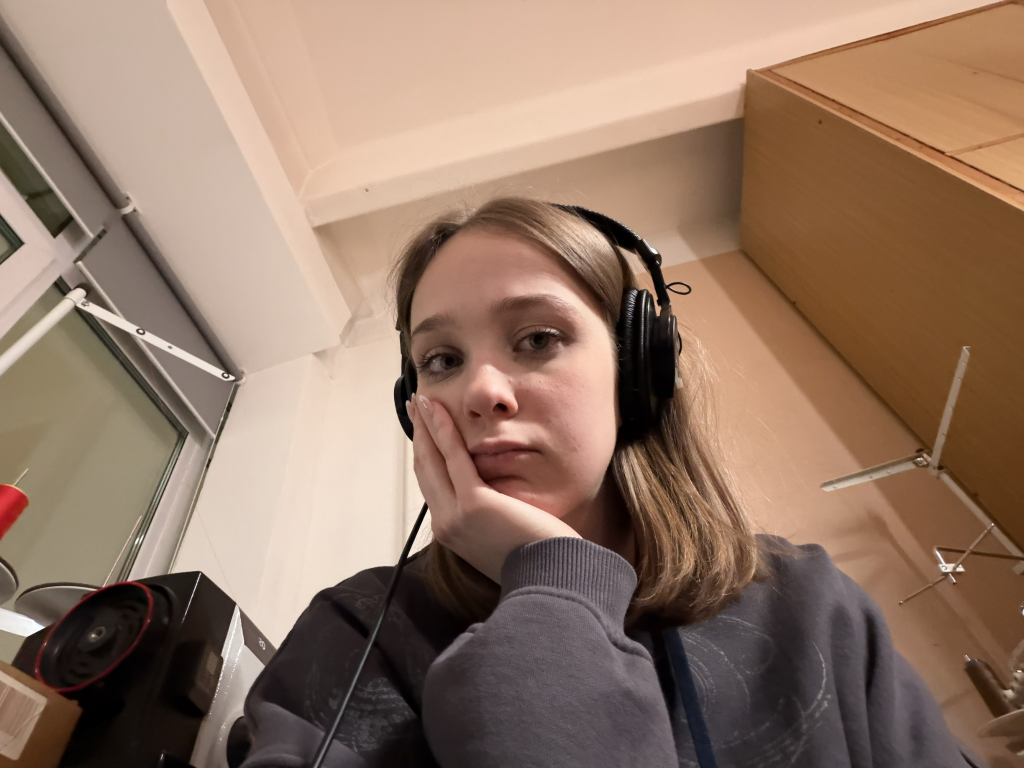
#> input picture assets-source/photos/about-headphones.jpeg, 2048 x 1536 px (shown at 1/2 size)
$ python prepare-camera.py ../assets-source/photos/about-headphones.jpeg out.png
#> lines starting #> are read from the running program, lines starting #| are printed output that depends on the picture
#> in main, img is the input picture: PIL image 2048x1536 RGB; mean R, G, B 145.7, 118.9, 101.4
#!/usr/bin/env python3
"""
Подготовка камеры для титульника: вырезание фона + fish eye 0.5×.

Фон снимается заливкой от краёв, а не порогом по яркости: на корпусе есть
белые надписи («α», «Cinema Line», REC) и светлые блики — глобальный порог
выел бы их вместе с фоном.

Дисторсия считается обратным отображением: для каждого пикселя результата
ищем источник в оригинале. Прямое отображение оставляет дыры.
"""
from PIL import Image, ImageFilter
from collections import deque
import sys, os

STRENGTH = 0.14   # сила бочки; 0.38 раздувало центр так, что камера не читалась целиком
TOL = 26          # допуск заливки по яркости


def cut_background(img):
    """Заливка от краёв: убираем только фон, связный с рамкой кадра."""
    img = img.convert("RGBA")
#> img: PIL image 1500x1125 RGBA
    w, h = img.size
    px = img.load()
    seen = bytearray(w * h)
    q = deque()

    def light(x, y):
        r, g, b, _ = px[x, y]
        return r > 255 - TOL and g > 255 - TOL and b > 255 - TOL

    for x in range(w):
        for y in (0, h - 1):
            if light(x, y) and not seen[y * w + x]:
                seen[y * w + x] = 1; q.append((x, y))
#> this loop made 1500 passes
    for y in range(h):
        for x in (0, w - 1):
            if light(x, y) and not seen[y * w + x]:
                seen[y * w + x] = 1; q.append((x, y))
#> this loop made 1125 passes

    while q:
        x, y = q.popleft()
        px[x, y] = (255, 255, 255, 0)
        for nx, ny in ((x+1, y), (x-1, y), (x, y+1), (x, y-1)):
            if 0 <= nx < w and 0 <= ny < h and not seen[ny * w + nx] and light(nx, ny):
                seen[ny * w + nx] = 1
                q.append((nx, ny))
#> this loop made 3 passes
    return img


def trim(img):
    box = img.split()[3].getbbox()
    return img.crop(box) if box else img


def barrel(img, strength=STRENGTH):
    """Бочка: центр выпирает, края заваливаются — как на 0.5×."""
    w, h = img.size
    src = img.load()
    out = Image.new("RGBA", (w, h), (0, 0, 0, 0))
    dst = out.load()
    cx, cy = w / 2, h / 2
    norm = min(cx, cy)
    for y in range(h):
        dy = (y - cy) / norm
        for x in range(w):
            dx = (x - cx) / norm
            k = 1 / (1 + strength * (dx * dx + dy * dy))
            sx, sy = int(cx + dx * norm * k), int(cy + dy * norm * k)
            if 0 <= sx < w and 0 <= sy < h:
                dst[x, y] = src[sx, sy]
    return out


def main():
    src = sys.argv[1]
    out = sys.argv[2] if len(sys.argv) > 2 else "public/media/camera.webp"
    img = Image.open(src)
    img.thumbnail((1500, 1500), Image.LANCZOS)
    img = trim(cut_background(img))
    # Поле вокруг: бочка тянет пиксели к центру, без запаса края обрежутся.
    pad = Image.new("RGBA", (int(img.width * 1.35), int(img.height * 1.35)), (0, 0, 0, 0))
#> pad: PIL image 2025x1518 RGBA; every value is 0
    pad.paste(img, ((pad.width - img.width) // 2, (pad.height - img.height) // 2))
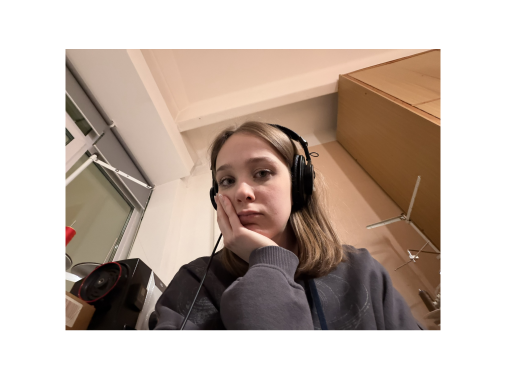
#> pad: PIL image 2025x1518 RGBA (shown at 1/4 size); mean R, G, B, A 80, 65.3, 55.7, 140; transparent parts drawn white
    img = trim(barrel(pad))
#> in trim (call 2), `return img.crop(box) if box else img`:
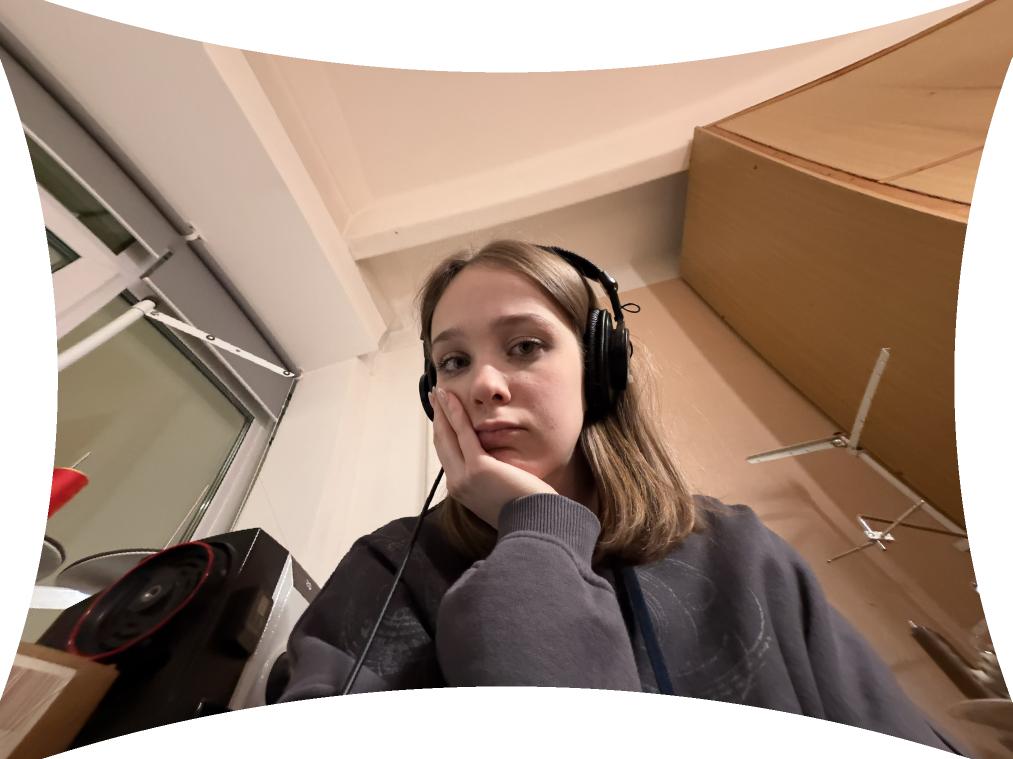
#> returned value: PIL image 2025x1518 RGBA (shown at 1/2 size); mean R, G, B, A 116.8, 95, 80.3, 208.5; transparent parts drawn white
    img = img.filter(ImageFilter.SMOOTH)
#> img: PIL image 2025x1518 RGBA
    img.thumbnail((1200, 1200), Image.LANCZOS)
#> img: PIL image 1200x900 RGBA
    os.makedirs(os.path.dirname(out), exist_ok=True)
    # WebP с альфой: PNG-фото с прозрачностью весит мегабайты, для титульника
    # это неприемлемо, а WebP держат все актуальные браузеры.
    img.save(out, quality=86, method=6)
    print(f"{out}: {img.size[0]}x{img.size[1]}, {os.path.getsize(out) // 1024} КБ")
#| out.png: 1200x900, 965 КБ


if __name__ == "__main__":
    main()

$ run again, on assets-source/photos/reserve-interview-studio.jpeg
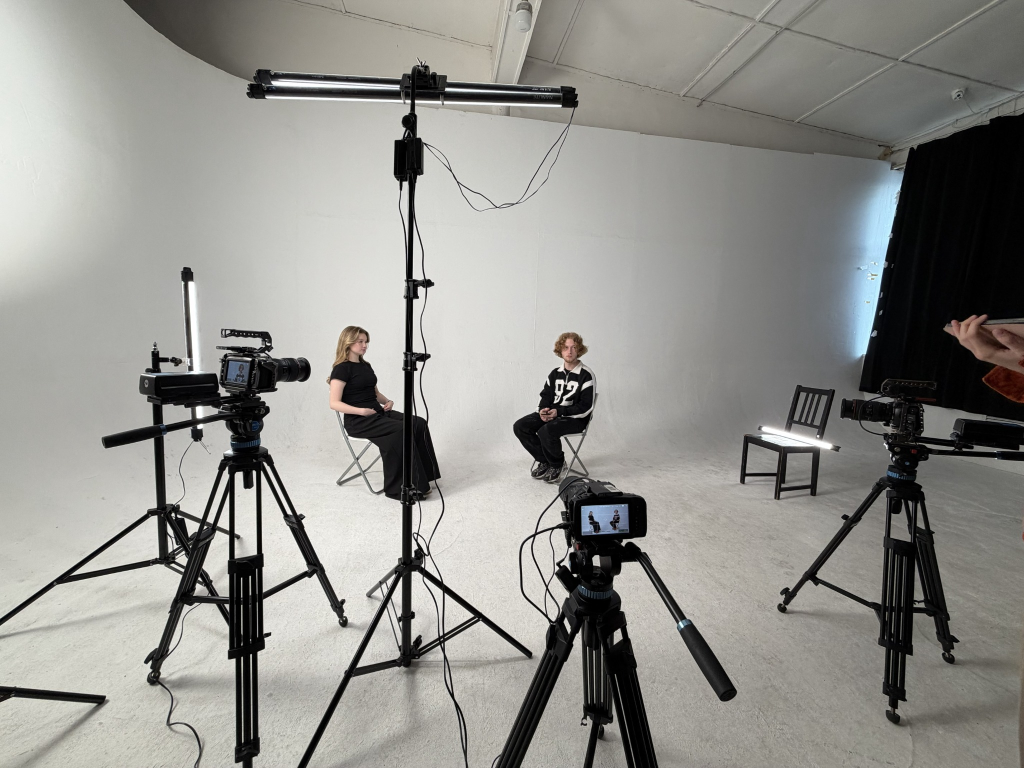
#> input picture assets-source/photos/reserve-interview-studio.jpeg, 2048 x 1536 px (shown at 1/2 size)
#> in main, img is the input picture: PIL image 2048x1536 RGB; mean R, G, B 144.6, 143.9, 139.4
#> the loop in cut_background, `for x in range(w):` made 1500 passes
#> the loop in cut_background, `for y in range(h):` made 1125 passes
#> in main, `pad.paste(img, ((pad.width - img.width) // 2, (pad.height - img.height..`:
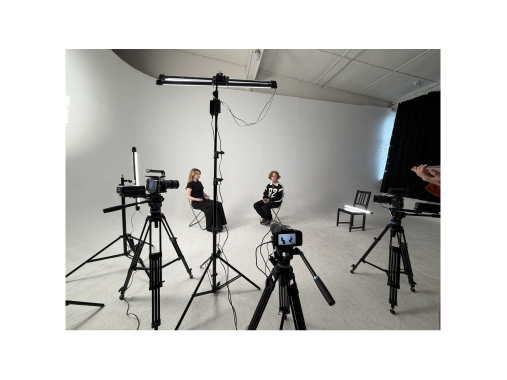
#> pad: PIL image 2025x1518 RGBA (shown at 1/4 size); mean R, G, B, A 79.4, 79, 76.5, 139.9; transparent parts drawn white
#> in main, `img.thumbnail((1200, 1200), Image.LANCZOS)`:
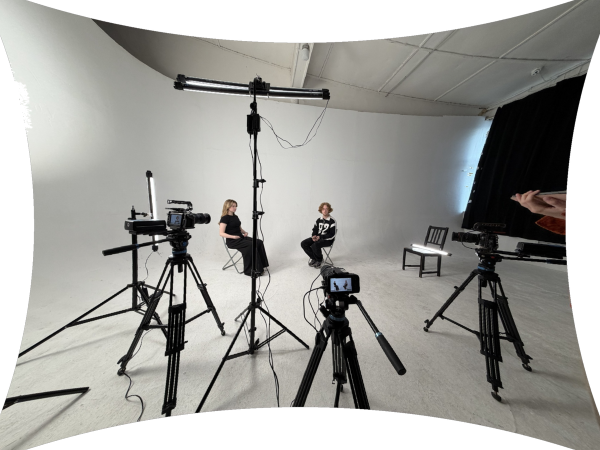
#> img: PIL image 1200x900 RGBA (shown at 1/2 size); mean R, G, B, A 116.6, 116.1, 112.1, 208.2; transparent parts drawn white
#| out.png: 1200x900, 1032 КБ
